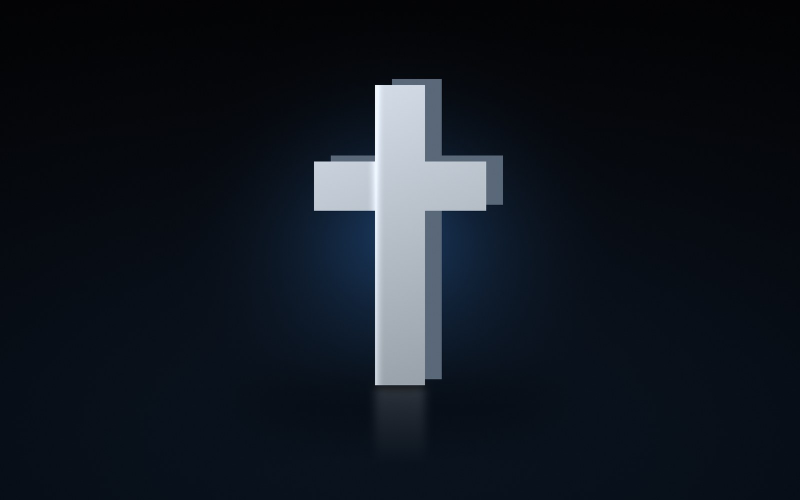
#> input picture media/croce.jpg, 1600 x 1000 px (shown at 1/2 size)
$ python -i portada.py   (imports and definitions only)
#> lines starting #> are read from the running program, lines starting #| are printed output that depends on the picture; after the words box and inside, x2 and y2 are one past the last pixel; in counts of white or black regions, pixels touching at a corner belong together
#> further down, picture is the input picture: PIL image 1600x1000 RGB; mean R, G, B 18.5, 24.4, 33.1
"""
La foto de la portada, limpia y en los tamanos que hacen falta.

    python3 -I herramientas/portada.py <foto-original>

La foto que mandaron es una captura de un carrusel de Instagram y lleva
encima la pastilla "6/10" (la diapositiva 6 de 10). Se tapa copiando la pared
lisa que tiene justo a la izquierda, con el borde difuminado. No se recorta la
foto: recortando por arriba se perdia la punta de la cruz, que asoma justo
debajo de la pastilla.

Salen dos tamanos, cada uno en JPEG y en WebP: el grande para ordenador y uno
de 800 para el movil, que pesa la mitad y en una pantalla de telefono no se
distingue.
"""
import sys
from PIL import Image, ImageDraw, ImageFilter

SALIDA = 'media'

def limpiar(im):
    # La pastilla, medida sobre la captura: x 1048-1163, y 12-88, esquinas
    # redondas. Se tapa un poco mas (3 px) para no dejar el halo del borde.
    x0, y0, x1, y1 = 1045, 9, 1166, 91
    ancho = x1 - x0
    # el parche: la misma franja de pared, desplazada a la izquierda
    parche = im.crop((x0 - ancho - 2, y0, x0 - 2, y1))
    # La pared se aclara un poco hacia la derecha, y el trozo copiado de la
    # izquierda quedaba un pelo mas oscuro: a 3x aumentos se veia el contorno
    # de la pastilla. Se iguala su tono con el anillo de pared que la rodea,
    # y se suaviza (la pared esta desenfocada; el parche no debe estar mas
    # nitido que ella).
    import numpy as np
    a = np.asarray(im).astype(float)
    anillo = np.zeros(a.shape[:2], bool)
    anillo[y0 - 6:y1 + 6, x0 - 6:x1 + 6] = True
    anillo[y0:y1, x0:x1] = False
    anillo[:, 1166:] = False           # fuera la luz del techo de la derecha
    pa = np.asarray(parche).astype(float)
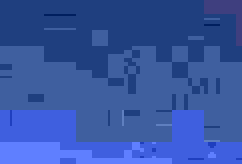
#> pa: shape (82, 121, 3) float64 (shown 2 times larger); mean R, G, B 3.7, 4.69, 7.13; drawn with min black and max white
    pa = pa + (a[anillo].mean(axis=0) - pa.reshape(-1, 3).mean(axis=0))
    parche = Image.fromarray(np.clip(pa, 0, 255).astype('uint8')).filter(ImageFilter.GaussianBlur(1.2))
    capa = im.copy()
    capa.paste(parche, (x0, y0))
    mascara = Image.new('L', im.size, 0)
#> mascara: PIL image 1600x1000 L; every value is 0
    ImageDraw.Draw(mascara).rounded_rectangle((x0, y0, x1, y1), radius=40, fill=255)
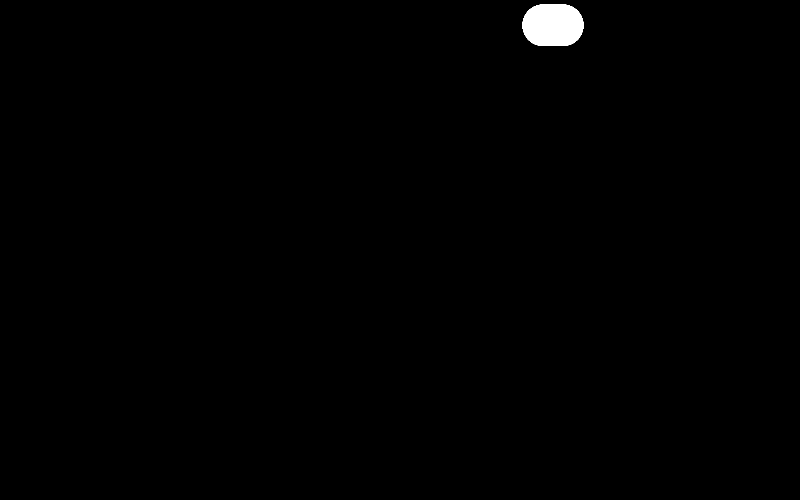
#> mascara: PIL image 1600x1000 L (shown at 1/2 size); 0.54% white; 1 white region, box (x1, y1, x2, y2) and area: (1045, 9, 1167, 92) 8710
    mascara = mascara.filter(ImageFilter.GaussianBlur(2.5))
    return Image.composite(capa, im, mascara)

def main(origen):
    im = Image.open(origen).convert('RGB')
    if im.size != (1206, 747):
        sys.exit('Esta limpieza esta medida para la captura de 1206x747. '
                 'Con la foto original (sin la pastilla de Instagram) no hace falta: '
                 'basta con hacer los tamanos.')
    im = limpiar(im)
    for ancho, nombre in [(im.width, 'portada'), (800, 'portada-800')]:
        t = im if ancho == im.width else im.resize((ancho, round(im.height * ancho / im.width)), Image.LANCZOS)
        t.save(f'{SALIDA}/{nombre}.jpg', quality=84, optimize=True, progressive=True)
        t.save(f'{SALIDA}/{nombre}.webp', quality=80, method=6)
        print(f'{SALIDA}/{nombre}.jpg / .webp  {t.size}')

# [2 lines not run here, left out]

>>> from PIL import Image
>>> picture = Image.open('../media/croce.jpg')
>>> result = limpiar(picture)
